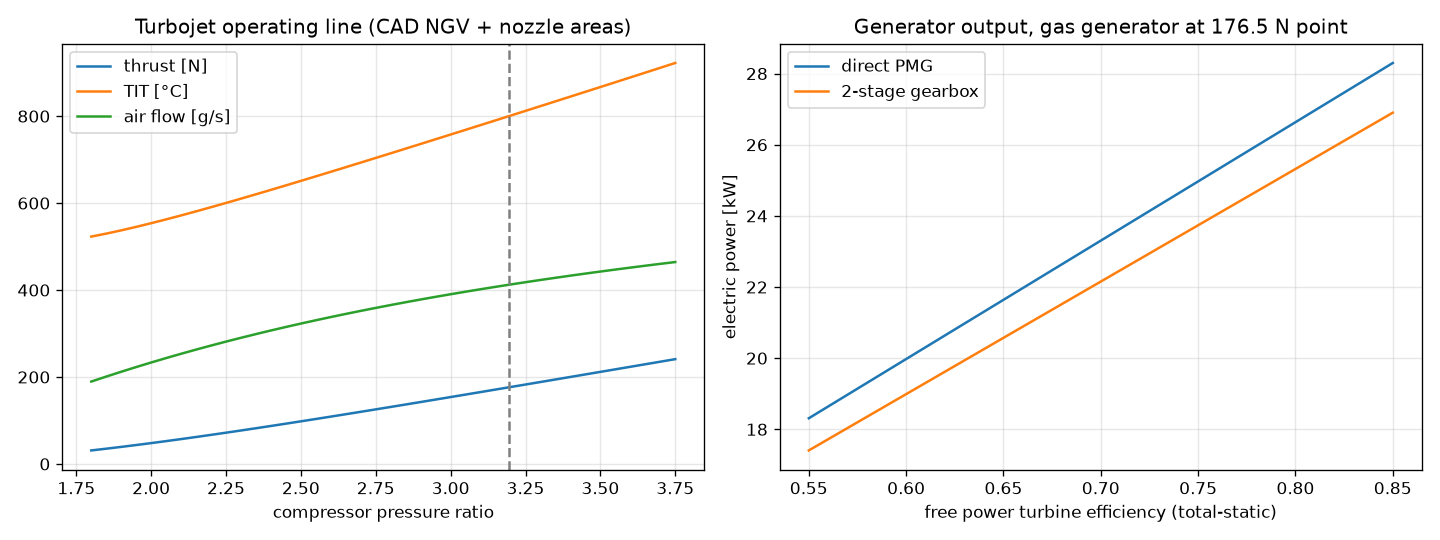

Reproduce this figure in Python.
# /// script
# requires-python = ">=3.9"
# dependencies = ["matplotlib"]
# ///
"""GR180 0-D cycle model: turbojet matching from the CAD flow areas + generator variants.

Run:  uv run sim/gr180_cycle.py            (or: python3 sim/gr180_cycle.py  -> no plots)

Matching (classic gas-generator approach):
  * compressor: pressure ratio PR, efficiency eta_c  -> T2, specific work w_c
  * NGV sets the mass flow: Euler work with axial exit  w_t = U_m * C1_theta,
    C1 = C1_theta / sin(alpha1), alpha1 = acos(A_throat / A_annulus)  ->  mdot = rho1 * C1 * A_throat
  * propelling nozzle (A9) must swallow the same flow at (P4, T4)
  -> for each PR the TIT that satisfies both is found by bisection; PR is then chosen so that
     thrust = 176.5 N (README design value). Everything not measured from the CAD is an ASSUMPTION (see A dict).
"""
import json, math, os, sys

HERE = os.path.dirname(os.path.abspath(__file__))
# ------------------------------------------------------------------ constants
R_AIR, CP_A, G_A = 287.0, 1005.0, 1.40
CP_G, G_G = 1148.0, 1.333
R_G = CP_G * (G_G - 1) / G_G
LHV_CH4 = 50.0e6           # J/kg methane
RHO_N_CH4 = 0.717          # kg/Nm3
T_AMB, P_AMB = 288.15, 101325.0

# ------------------------------------------------------------------ geometry (CAD v12; overwritten by measure_geometry.py output)
G = {
    'N_rpm': 120000.0,
    'D2_comp': 74.0e-3,                       # compressor tip
    'r_ind_tip': 27.8e-3, 'r_ind_hub': 8.95e-3,  # inducer LE (tip 0.3 inside the Ø56.2 shroud, hub = nose Ø17.9)
    'b2': 6.48e-3, 'b_diff': 7.0e-3,          # impeller exit width (GR180 Compressor.pdf: 6.48, rim 1.2) vs diffuser passage 7.0
    'r_t_hub': 22.1e-3, 'r_t_tip': 35.15e-3,  # turbine blade root / tip
    'A_ngv_ann': math.pi * (35.25**2 - 22.25**2) * 1e-6,
    'A_ngv_throat': None,                     # measured -> else from assumed 68 deg exit angle
    'A9': math.pi / 4 * 55.4**2 * 1e-6,       # nozzle exit Ø55.4 (inner cone ends 13.6 mm upstream)
}
mfile = os.path.join(HERE, 'geometry_measured.json')
if os.path.exists(mfile):
    m = json.load(open(mfile))
    G['A_ngv_throat'] = m['NGV']['throat_area_mm2'] * 1e-6
    G['A_rot_throat'] = m['Turbine']['throat_area_mm2'] * 1e-6
    d = [r for r in m['Diffuser']['rows'] if r.get('o_min')]
    if d: G['A_diff_throat'] = len(m['Diffuser']['rows']) and d[0]['n'] * d[0]['o_min'] * m['Diffuser']['passage_height_mm'] * 1e-6
    G['measured'] = True
if not G.get('A_ngv_throat'):
    G['A_ngv_throat'] = G['A_ngv_ann'] * math.cos(math.radians(66.0))
    G['measured'] = False

# ------------------------------------------------------------------ assumptions (all editable)
A = {
    'eta_c': 0.72,      # compressor total-to-total incl. vaned diffuser (turned-down Schwitzer wheel)
    'dp_in': 0.01,      # bellmouth/intake total-pressure loss
    'dp_cc': 0.06,      # combustor (liner hole area ~2230 mm2, Cd 0.6 -> ~6 %)
    'eta_b': 0.95,      # combustion efficiency (gas in vaporiser sticks)
    'eta_ngv': 0.94,    # NGV kinetic-energy efficiency
    'eta_t': 0.80,      # turbine total-to-total
    'eta_m': 0.98,      # bearings/windage
    'dp_exh': 0.02,     # turbine-exit cone + 3 struts
    'eta_n': 0.95, 'cd_n': 0.97,
    'thrust_target': 176.5,
}

def U(r): return G['N_rpm'] * 2 * math.pi / 60 * r

def nozzle_flow(A, Pt, Tt, Pa, R, g):
    if Pt <= Pa: return 0.0, 1.0
    pr = max(Pa / Pt, (2 / (g + 1)) ** (g / (g - 1)))
    return A * Pt / math.sqrt(R * Tt) * math.sqrt(2 * g / (g - 1) * (pr ** (2 / g) - pr ** ((g + 1) / g))), pr

def gas_generator(PR, T3, a=A, w_extra=0.0):
    """Gas-generator state for compressor PR and TIT T3. w_extra = additional shaft work per kg AIR (single-shaft gen)."""
    T1, P1 = T_AMB, P_AMB * (1 - a['dp_in'])
    T2 = T1 * (1 + (PR ** ((G_A - 1) / G_A) - 1) / a['eta_c'])
    P2 = P1 * PR
    w_c = CP_A * (T2 - T1)
    P3 = P2 * (1 - a['dp_cc'])
    f = CP_G * (T3 - T2) / (a['eta_b'] * LHV_CH4)
    w_t = (w_c / a['eta_m'] + w_extra) / (1 + f)          # per kg gas
    T4 = T3 - w_t / CP_G
    T4s = T3 - w_t / (CP_G * a['eta_t'])
    P4 = P3 * (T4s / T3) ** (G_G / (G_G - 1))
    # NGV: Euler with axial exit at mean radius
    r_m = math.sqrt((G['r_t_hub']**2 + G['r_t_tip']**2) / 2)
    Um = U(r_m)
    alpha1 = math.acos(G['A_ngv_throat'] / G['A_ngv_ann'])
    C1 = w_t / Um / math.sin(alpha1)
    T1n = T3 - C1**2 / (2 * CP_G)
    T1ns = T3 - C1**2 / (2 * CP_G * a['eta_ngv'])
    P1n = P3 * (T1ns / T3) ** (G_G / (G_G - 1))
    M1 = C1 / math.sqrt(G_G * R_G * T1n)
    mg = P1n / (R_G * T1n) * C1 * G['A_ngv_throat']
    if M1 > 1:   # NGV choked -> flow capacity limit
        mg = G['A_ngv_throat'] * P3 / math.sqrt(T3) * math.sqrt(G_G / R_G) * (2 / (G_G + 1)) ** ((G_G + 1) / (2 * (G_G - 1)))
    return dict(PR=PR, T1=T1, T2=T2, P2=P2, w_c=w_c, P3=P3, T3=T3, f=f, w_t=w_t, T4=T4, P4=P4, Um=Um,
                alpha1=math.degrees(alpha1), C1=C1, M_ngv=M1, mg=mg, ma=mg / (1 + f), psi=w_t / Um**2)

def match_turbojet(PR, a=A):
    """TIT at which NGV flow == nozzle flow (both carry the same gas mass flow)."""
    def resid(T3):
        s = gas_generator(PR, T3, a)
        mn, _ = nozzle_flow(G['A9'] * a['cd_n'], s['P4'] * (1 - a['dp_exh']), s['T4'], P_AMB, R_G, G_G)
        return s['mg'] - mn
    lo, hi = 700.0, 1600.0
    if resid(lo) * resid(hi) > 0: return None
    for _ in range(60):
        mid = 0.5 * (lo + hi)
        if resid(lo) * resid(mid) <= 0: hi = mid
        else: lo = mid
    s = gas_generator(PR, 0.5 * (lo + hi), a)
    P4n = s['P4'] * (1 - a['dp_exh'])
    _, pr = nozzle_flow(G['A9'], P4n, s['T4'], P_AMB, R_G, G_G)
    V9 = math.sqrt(2 * CP_G * a['eta_n'] * s['T4'] * (1 - pr ** ((G_G - 1) / G_G)))
    P9 = P4n * pr
    F = s['mg'] * V9 + (P9 - P_AMB) * G['A9']
    s.update(V9=V9, F=F, mf=s['ma'] * s['f'], P4n=P4n)
    return s

def calibrate(a=A):
    """PR (and operating point) that gives the README thrust with the CAD flow areas."""
    f = lambda PR: (match_turbojet(PR, a) or {'F': float('nan')})['F'] - a['thrust_target']
    grid = [1.6 + 0.02 * k for k in range(146)]
    vals = [f(p) for p in grid]
    br = [(grid[i], grid[i + 1]) for i in range(len(grid) - 1) if vals[i] == vals[i] and vals[i + 1] == vals[i + 1] and vals[i] * vals[i + 1] <= 0]
    if not br: raise RuntimeError('thrust target not reachable with this geometry/assumptions')
    lo, hi = br[0]
    for _ in range(60):
        mid = 0.5 * (lo + hi)
        if f(lo) * f(mid) <= 0: hi = mid
        else: lo = mid
    return match_turbojet(0.5 * (lo + hi), a)

def compressor_checks(s):
    U2 = U(G['D2_comp'] / 2)
    mu = s['w_c'] / U2**2                                   # work input coefficient (slip+backsweep+parasitic)
    A1 = math.pi * (G['r_ind_tip']**2 - G['r_ind_hub']**2) * 0.92   # 8 % blade blockage
    rho1 = P_AMB / (R_AIR * T_AMB); cx = 0
    for _ in range(20):
        cx = s['ma'] / (rho1 * A1); T = T_AMB - cx**2 / (2 * CP_A); rho1 = P_AMB * (T / T_AMB) ** 3.5 / (R_AIR * T)
    Wt = math.hypot(cx, U(G['r_ind_tip']))
    # impeller exit: radial velocity needed to pass the flow through b2 (8 % blockage), flow coefficient phi2 = Cr2/U2
    T2t, P2t = s['T2'], s['P2']; A2 = 2 * math.pi * G['D2_comp'] / 2 * G['b2'] * 0.92
    Ct2 = s['w_c'] / U2                                        # Euler: tangential exit velocity from the work
    def flux(Cr):
        T2s = T2t - (Cr**2 + Ct2**2) / (2 * CP_A)
        if T2s <= 50: return 0.0
        return P2t * (T2s / T2t) ** 3.5 / (R_AIR * T2s) * 0.95 * Cr * A2
    Cr2, peak = None, 0.0
    for k in range(1, 800):
        fl = flux(k); peak = max(peak, fl)
        if fl >= s['ma']: Cr2 = float(k); break
    out = dict(U2=U2, mu=mu, cx1=cx, M_rel_tip=Wt / math.sqrt(G_A * R_AIR * T), diff_width_ratio=G['b_diff'] / G['b2'],
               Cr2=Cr2, phi2=(Cr2 / U2) if Cr2 else None, mdot_max_b2=peak, mdot_at_phi03=flux(0.3 * U2))
    if G.get('A_diff_throat'):   # vaned-diffuser throat Mach (static ~ P2 - 15 %, T ~ T2 - 25 K)
        Tth = T2t - 25; rho = 0.85 * P2t / (R_AIR * Tth); Vth = s['ma'] / (rho * G['A_diff_throat'] * 0.95)
        out.update(A_diff=G['A_diff_throat'], M_diff=Vth / math.sqrt(G_A * R_AIR * Tth))
    return out

# ------------------------------------------------------------------ generator variants
def chain(P_shaft, gear_stages):
    eta_gb = 0.975 ** gear_stages
    eta_gen, eta_pe = 0.94, 0.955
    return P_shaft * eta_gb * eta_gen * eta_pe, eta_gb * eta_gen * eta_pe

def free_power_turbine(s, eta_ts=0.72, dp_duct=0.02, P_exit=P_AMB):
    """Gas generator unchanged (FPT NGV area chosen = old nozzle -> same P4, T4). Expansion to ambient static."""
    P4 = s['P4n'] * (1 - dp_duct)
    dh_is = CP_G * s['T4'] * (1 - (P_exit / P4) ** ((G_G - 1) / G_G))
    w = eta_ts * dh_is
    T5 = s['T4'] - w / CP_G
    return dict(P_shaft=s['mg'] * w, dh_is=dh_is, T5=T5, C0=math.sqrt(2 * dh_is))

def single_shaft(PR, T3, ma, eta_t=0.76, dp_exh_diff=0.03, a=A):
    """One turbine drives compressor + generator, exhaust diffused to ambient (no thrust). Same PR, TIT, air flow."""
    s = gas_generator(PR, T3, a)
    P_exit = P_AMB * (1 + dp_exh_diff)
    dh_is = CP_G * T3 * (1 - (P_exit / s['P3']) ** ((G_G - 1) / G_G))
    w_t = eta_t * dh_is
    w_net = w_t * (1 + s['f']) * a['eta_m'] - s['w_c']    # per kg air
    return dict(P_shaft=ma * w_net, psi=w_t / s['Um']**2, T4=T3 - w_t / CP_G, w_t=w_t)

def recuperated_fpt(s, eps=0.85, dp_rec=0.03, eta_ts=0.72):
    """FPT + recuperator: exhaust preheats compressor delivery air; same TIT and air flow, recuperator dp both sides."""
    T2, T3, ma = s['T2'], s['T3'], s['ma']
    T5 = s['T4'] - 50
    for _ in range(30):
        T2r = T2 + eps * (T5 - T2)
        f = CP_G * (T3 - T2r) / (A['eta_b'] * LHV_CH4)
        # extra cold-side loss lowers P3/P4 roughly by dp_rec, hot side raises FPT back-pressure
        P4 = s['P4n'] * (1 - dp_rec) * (1 - 0.02)
        dh_is = CP_G * s['T4'] * (1 - (P_AMB * (1 + dp_rec) / P4) ** ((G_G - 1) / G_G))
        w = eta_ts * dh_is
        T5 = s['T4'] - w / CP_G
    mf = ma * f
    return dict(P_shaft=ma * (1 + f) * w, mf=mf, T2r=T2r, T_stack=T5 - (T2r - T2) * CP_A / CP_G)

# ------------------------------------------------------------------ report
def fmt_pt(s):
    return ('PR %.2f | air %.3f kg/s | TIT %.0f K (%.0f C) | EGT(T4) %.0f K (%.0f C) | P4 %.2f bar | thrust %.1f N | '
            'CH4 %.2f g/s = %.1f Nm3/h | fuel power %.0f kW' % (
             s['PR'], s['ma'], s['T3'], s['T3'] - 273.15, s['T4'], s['T4'] - 273.15, s['P4'] / 1e5, s['F'],
             s['mf'] * 1e3, s['mf'] * 3600 / RHO_N_CH4, s['mf'] * LHV_CH4 / 1e3))

def main():
    out = {}
    print('=' * 100)
    print('GR180 cycle model  (geometry %s)' % ('MEASURED from CAD' if G['measured'] else 'ASSUMED'))
    print('NGV throat %.0f mm2 of annulus %.0f mm2 -> exit angle %.1f deg ; nozzle A9 %.0f mm2' % (
        G['A_ngv_throat'] * 1e6, G['A_ngv_ann'] * 1e6, math.degrees(math.acos(G['A_ngv_throat'] / G['A_ngv_ann'])), G['A9'] * 1e6))
    print('-' * 100)
    print('1) TURBOJET operating point that gives 176.5 N with this NGV/nozzle (eta_c sensitivity):')
    base = None
    for ec in (0.68, 0.72, 0.76):
        a = dict(A, eta_c=ec)
        s = calibrate(a); c = compressor_checks(s)
        print('  eta_c %.2f: %s' % (ec, fmt_pt(s)))
        print('             work coeff mu=%.2f (U2 %.0f m/s) | inducer tip rel. Mach %.2f | NGV exit Mach %.2f, alpha1 %.1f | turbine psi %.2f'
              % (c['mu'], c['U2'], c['M_rel_tip'], s['M_ngv'], s['alpha1'], s['psi']))
        if ec == A['eta_c']: base, cb = s, c
    out['turbojet'] = base
    print('  -> diffuser passage / impeller exit width = %.1f / %.1f = %.2f  (design rule ~1.0-1.15)' % (G['b_diff'] * 1e3, G['b2'] * 1e3, cb['diff_width_ratio']))
    if cb['Cr2']:
        print('  -> impeller exit radial velocity Cr2 = %.0f m/s, phi2 = %.2f (normal 0.25-0.35)' % (cb['Cr2'], cb['phi2']))
    else:
        print('  -> impeller exit b2=%.1f mm CANNOT pass %.0f g/s (exit choke at ~%.0f g/s)' % (G['b2'] * 1e3, cb.get('ma', 0) or 0, cb['mdot_max_b2'] * 1e3))
    print('  -> with b2=%.1f mm the flow at a normal phi2=0.3 is only ~%.0f g/s; b2 needed for %.0f g/s at phi2 0.3: ~%.1f mm'
          % (G['b2'] * 1e3, cb['mdot_at_phi03'] * 1e3, base['ma'] * 1e3, G['b2'] * 1e3 * base['ma'] / cb['mdot_at_phi03']))
    if 'M_diff' in cb:
        print('  -> vaned-diffuser throat %.0f mm2 (13 x o x 7.0): throat Mach ~%.2f (keep < 0.8)' % (cb['A_diff'] * 1e6, cb['M_diff']))
    print('-' * 100)
    print('2) FREE POWER TURBINE (gas generator unchanged) + gearbox + generator:')
    rows = []
    for eta in (0.60, 0.70, 0.78):
        p = free_power_turbine(base, eta_ts=eta)
        for stages, label in ((0, 'direct high-speed PMG'), (2, '2-stage gearbox -> 3000 rpm')):
            Pel, ech = chain(p['P_shaft'], stages)
            eff = Pel / (base['mf'] * LHV_CH4)
            rows.append((eta, label, p['P_shaft'], Pel, eff))
            print('  eta_FPT %.2f  %-30s shaft %5.1f kW -> electric %5.1f kW  | electrical efficiency %4.1f %%  | FPT exit %.0f C'
                  % (eta, label, p['P_shaft'] / 1e3, Pel / 1e3, eff * 100, p['T5'] - 273.15))
    p = free_power_turbine(base, eta_ts=0.70)
    print('  FPT speed for U/C0 = 0.60 (C0 = %.0f m/s):' % p['C0'])
    for Dm in (60, 70, 80, 90):
        n = 0.60 * p['C0'] / (math.pi * Dm * 1e-3) * 60
        print('     mean Ø%d mm -> %6.0f rpm | ratio to 3000 rpm %5.1f:1, to 24000 rpm %4.1f:1' % (Dm, n, n / 3000, n / 24000))
    out['fpt'] = rows
    print('-' * 100)
    print('3) SINGLE SHAFT (power taken from the compressor shaft, nozzle replaced by exhaust diffuser):')
    for et in (0.72, 0.76, 0.80):
        q = single_shaft(base['PR'], base['T3'], base['ma'], eta_t=et)
        Pel, _ = chain(q['P_shaft'], 0)
        print('  eta_t %.2f: shaft %.1f kW, electric %.1f kW (eff %.1f %%), turbine loading psi %.2f (now %.2f), EGT %.0f C'
              % (et, q['P_shaft'] / 1e3, Pel / 1e3, Pel / (base['mf'] * LHV_CH4) * 100, q['psi'], base['psi'], q['T4'] - 273.15))
    print('-' * 100)
    print('4) FPT + RECUPERATOR (eps 0.85, dp 3 % each side), eta_FPT 0.70, direct PMG:')
    r = recuperated_fpt(base, eps=0.85, eta_ts=0.70)
    Pel, _ = chain(r['P_shaft'], 0)
    print('  fuel %.2f g/s (was %.2f) | shaft %.1f kW | electric %.1f kW | efficiency %.1f %% | compressor air preheated to %.0f C'
          % (r['mf'] * 1e3, base['mf'] * 1e3, r['P_shaft'] / 1e3, Pel / 1e3, Pel / (r['mf'] * LHV_CH4) * 100, r['T2r'] - 273.15))
    print('-' * 100)
    p = free_power_turbine(base, eta_ts=0.70)
    q_heat = base['mg'] * CP_G * (p['T5'] - 393.0) * 0.85
    print('5) CHP: heat recoverable from FPT exhaust down to 120 C (HX 85 %%): %.0f kW thermal' % (q_heat / 1e3))
    print('   gas demand at full power %.1f Nm3/h at >= %.1f barg manifold -> needs a booster compressor or CNG supply'
          % (base['mf'] * 3600 / RHO_N_CH4, 3.0))
    json.dump({k: v for k, v in out.items()}, open(os.path.join(HERE, 'cycle_results.json'), 'w'), indent=1, default=float)
    try:
        plot(base)
    except ImportError:
        print('(matplotlib not available -> no plots; run with: uv run sim/gr180_cycle.py)')

def plot(base):
    import matplotlib; matplotlib.use('Agg'); import matplotlib.pyplot as plt
    fig, ax = plt.subplots(1, 2, figsize=(12, 4.5))
    PRs = [1.8 + 0.05 * k for k in range(40)]
    pts = [match_turbojet(p) for p in PRs]
    pts = [(p, s) for p, s in zip(PRs, pts) if s]
    ax[0].plot([p for p, _ in pts], [s['F'] for _, s in pts], label='thrust [N]')
    ax[0].plot([p for p, _ in pts], [s['T3'] - 273.15 for _, s in pts], label='TIT [°C]')
    ax[0].plot([p for p, _ in pts], [s['ma'] * 1000 for _, s in pts], label='air flow [g/s]')
    ax[0].axvline(base['PR'], ls='--', c='gray'); ax[0].set_xlabel('compressor pressure ratio'); ax[0].legend(); ax[0].grid(alpha=.3)
    ax[0].set_title('Turbojet operating line (CAD NGV + nozzle areas)')
    etas = [0.55 + 0.01 * k for k in range(31)]
    for st, lab in ((0, 'direct PMG'), (2, '2-stage gearbox')):
        ax[1].plot(etas, [chain(free_power_turbine(base, e)['P_shaft'], st)[0] / 1e3 for e in etas], label=lab)
    ax[1].set_xlabel('free power turbine efficiency (total-static)'); ax[1].set_ylabel('electric power [kW]')
    ax[1].set_title('Generator output, gas generator at 176.5 N point'); ax[1].legend(); ax[1].grid(alpha=.3)
    fig.tight_layout(); fn = os.path.join(HERE, 'gr180_cycle.png'); fig.savefig(fn, dpi=120); print('plot ->', fn)

if __name__ == '__main__':
    main()
